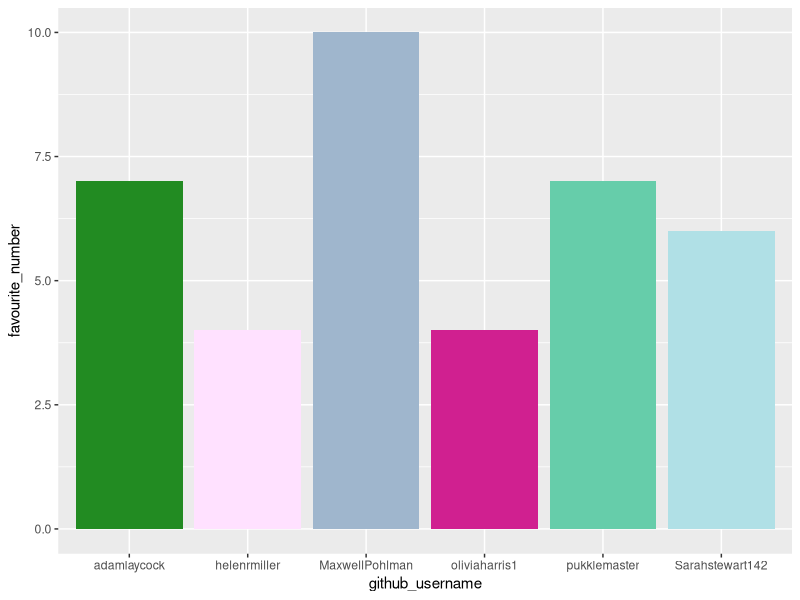
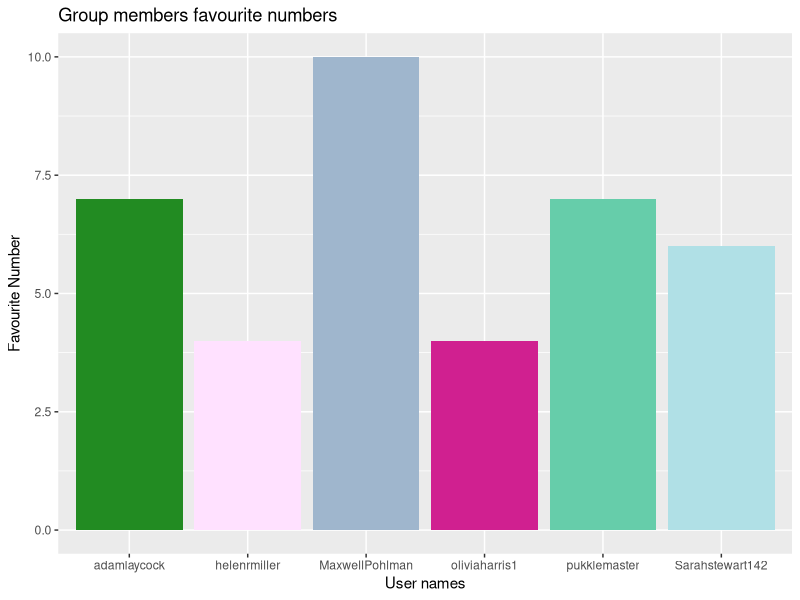
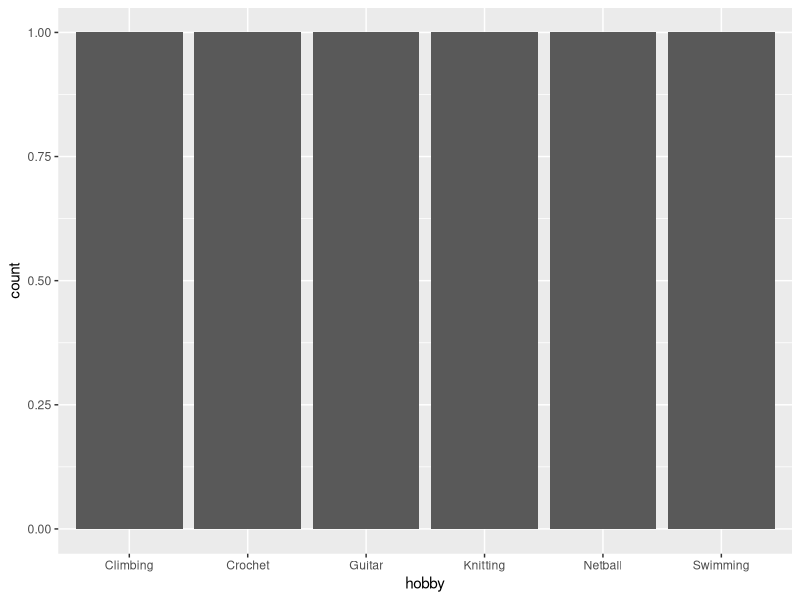

Source code (R) for these figures, in order:
## ---- chunk 1
library(tidyverse) 
## ---- chunk 2
team_data <- tibble(
  name = c("Andrew", "Adam", "Helen", 
           "Max", "Sarah", "Liv"),
  github_username = c("pukklemaster", "helenrmiller", "adamlaycock", 
                      "MaxwellPohlman", "Sarahstewart142", "oliviaharris1"), 
  colour = c("mediumaquamarine", "thistle1", "forestgreen", 
             "slategray3", "powderblue", "violetred"),
  hobby = c("Knitting", "Crochet", "Guitar", 
            "Climbing", "Swimming", "Netball"),
  favourite_number = c(7, 4, 7, 10, 6, 4)
  )

team_data
## ---- chunk 3
p1 <- ggplot(data = team_data, 
             mapping = aes(x = github_username, 
                           y = favourite_number,
                           fill = colour), 
             ) +
   geom_col() +
   scale_fill_identity()
p1
## ---- chunk 4
p1 + labs(x = "User names", 
          y = "Favourite Number",
          title = "Group members favourite numbers")
## ---- chunk 5
p2 <- ggplot(team_data, aes(x = hobby)) +
  geom_bar()
p2
